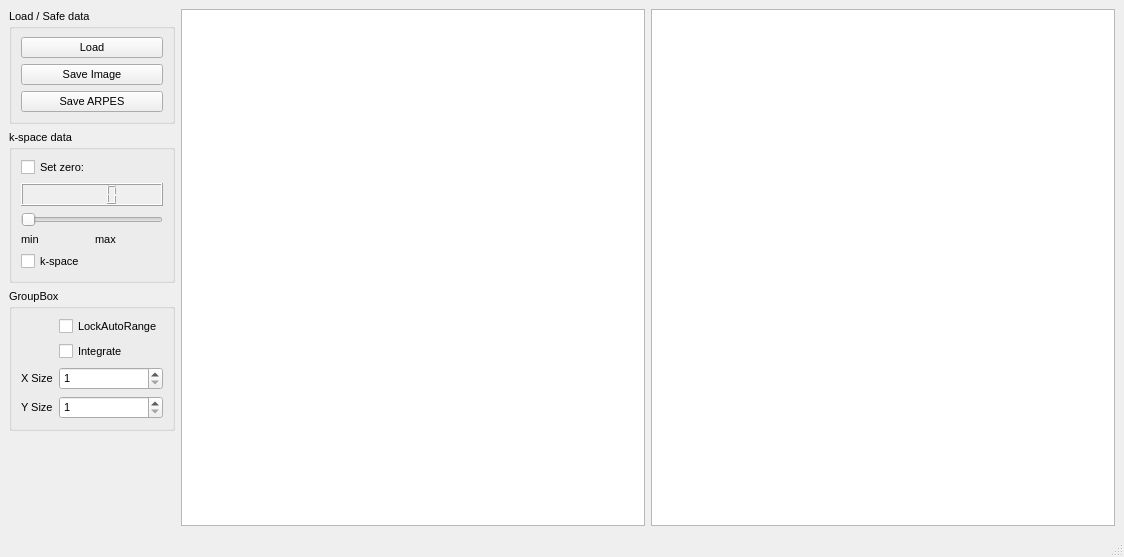
<?xml version="1.0" encoding="UTF-8"?>
<ui version="4.0">
 <class>MainWindow</class>
 <widget class="QMainWindow" name="MainWindow">
  <property name="geometry">
   <rect>
    <x>0</x>
    <y>0</y>
    <width>1124</width>
    <height>557</height>
   </rect>
  </property>
  <property name="font">
   <font>
    <pointsize>8</pointsize>
    <weight>50</weight>
    <bold>false</bold>
    <kerning>true</kerning>
   </font>
  </property>
  <property name="windowTitle">
   <string>ANTARES Data Browser</string>
  </property>
  <property name="styleSheet">
   <string notr="true"/>
  </property>
  <widget class="QWidget" name="centralwidget">
   <property name="font">
    <font>
     <pointsize>8</pointsize>
     <weight>50</weight>
     <italic>false</italic>
     <bold>false</bold>
     <underline>false</underline>
     <kerning>true</kerning>
    </font>
   </property>
   <layout class="QGridLayout" name="gridLayout">
    <item row="1" column="0">
     <widget class="QGroupBox" name="groupBox">
      <property name="font">
       <font>
        <pointsize>8</pointsize>
        <weight>50</weight>
        <italic>false</italic>
        <bold>false</bold>
        <underline>false</underline>
        <kerning>false</kerning>
       </font>
      </property>
      <property name="title">
       <string>k-space data</string>
      </property>
      <layout class="QGridLayout" name="gridLayout_2">
       <item row="0" column="0" colspan="2">
        <widget class="QCheckBox" name="checkBox_angle">
         <property name="text">
          <string>Set zero:</string>
         </property>
        </widget>
       </item>
       <item row="1" column="0" colspan="2">
        <widget class="QLCDNumber" name="lcd">
         <property name="enabled">
          <bool>true</bool>
         </property>
         <property name="font">
          <font>
           <pointsize>8</pointsize>
           <weight>50</weight>
           <italic>false</italic>
           <bold>false</bold>
           <underline>false</underline>
           <kerning>true</kerning>
          </font>
         </property>
         <property name="statusTip">
          <string/>
         </property>
         <property name="autoFillBackground">
          <bool>true</bool>
         </property>
         <property name="styleSheet">
          <string notr="true"/>
         </property>
         <property name="smallDecimalPoint">
          <bool>false</bool>
         </property>
        </widget>
       </item>
       <item row="2" column="0" colspan="2">
        <widget class="QSlider" name="Slider">
         <property name="orientation">
          <enum>Qt::Horizontal</enum>
         </property>
        </widget>
       </item>
       <item row="3" column="0">
        <widget class="QLabel" name="label">
         <property name="text">
          <string>min</string>
         </property>
        </widget>
       </item>
       <item row="3" column="1">
        <widget class="QLabel" name="label_2">
         <property name="text">
          <string>max</string>
         </property>
        </widget>
       </item>
       <item row="4" column="0">
        <widget class="QCheckBox" name="checkBox_k">
         <property name="text">
          <string>k-space</string>
         </property>
        </widget>
       </item>
      </layout>
     </widget>
    </item>
    <item row="0" column="2" rowspan="5">
     <widget class="GraphicsLayoutWidget" name="MainGraphView_2">
      <property name="mouseTracking">
       <bool>false</bool>
      </property>
      <property name="layoutDirection">
       <enum>Qt::RightToLeft</enum>
      </property>
     </widget>
    </item>
    <item row="0" column="0">
     <widget class="QGroupBox" name="groupBox_3">
      <property name="title">
       <string>Load / Safe data</string>
      </property>
      <layout class="QVBoxLayout" name="verticalLayout">
       <item>
        <widget class="QPushButton" name="LoadButton">
         <property name="text">
          <string>Load</string>
         </property>
        </widget>
       </item>
       <item>
        <widget class="QPushButton" name="SaveImageButton">
         <property name="text">
          <string>Save Image</string>
         </property>
        </widget>
       </item>
       <item>
        <widget class="QPushButton" name="SaveARPESButton">
         <property name="text">
          <string>Save ARPES</string>
         </property>
        </widget>
       </item>
      </layout>
     </widget>
    </item>
    <item row="0" column="1" rowspan="5">
     <widget class="GraphicsLayoutWidget" name="MainGraphView">
      <property name="autoFillBackground">
       <bool>false</bool>
      </property>
      <property name="interactive">
       <bool>true</bool>
      </property>
     </widget>
    </item>
    <item row="2" column="0">
     <widget class="QGroupBox" name="groupBox_2">
      <property name="title">
       <string>GroupBox</string>
      </property>
      <layout class="QGridLayout" name="gridLayout_3">
       <item row="2" column="0">
        <widget class="QLabel" name="label_3">
         <property name="text">
          <string>X Size</string>
         </property>
        </widget>
       </item>
       <item row="3" column="1">
        <widget class="QSpinBox" name="YSpinBox">
         <property name="minimum">
          <number>1</number>
         </property>
         <property name="value">
          <number>1</number>
         </property>
        </widget>
       </item>
       <item row="3" column="0">
        <widget class="QLabel" name="label_4">
         <property name="text">
          <string>Y Size</string>
         </property>
        </widget>
       </item>
       <item row="1" column="1">
        <widget class="QCheckBox" name="IntegrateCheckBox">
         <property name="text">
          <string>Integrate</string>
         </property>
        </widget>
       </item>
       <item row="2" column="1">
        <widget class="QSpinBox" name="XSpinBox">
         <property name="minimum">
          <number>1</number>
         </property>
         <property name="value">
          <number>1</number>
         </property>
        </widget>
       </item>
       <item row="0" column="1">
        <widget class="QCheckBox" name="LockAutoRangeBox">
         <property name="text">
          <string>LockAutoRange</string>
         </property>
        </widget>
       </item>
      </layout>
     </widget>
    </item>
   </layout>
  </widget>
  <widget class="QMenuBar" name="menubar">
   <property name="geometry">
    <rect>
     <x>0</x>
     <y>0</y>
     <width>1124</width>
     <height>19</height>
    </rect>
   </property>
  </widget>
  <widget class="QStatusBar" name="statusbar"/>
 </widget>
 <customwidgets>
  <customwidget>
   <class>GraphicsLayoutWidget</class>
   <extends>QGraphicsView</extends>
   <header>pyqtgraph.h</header>
  </customwidget>
 </customwidgets>
 <resources/>
 <connections/>
</ui>
